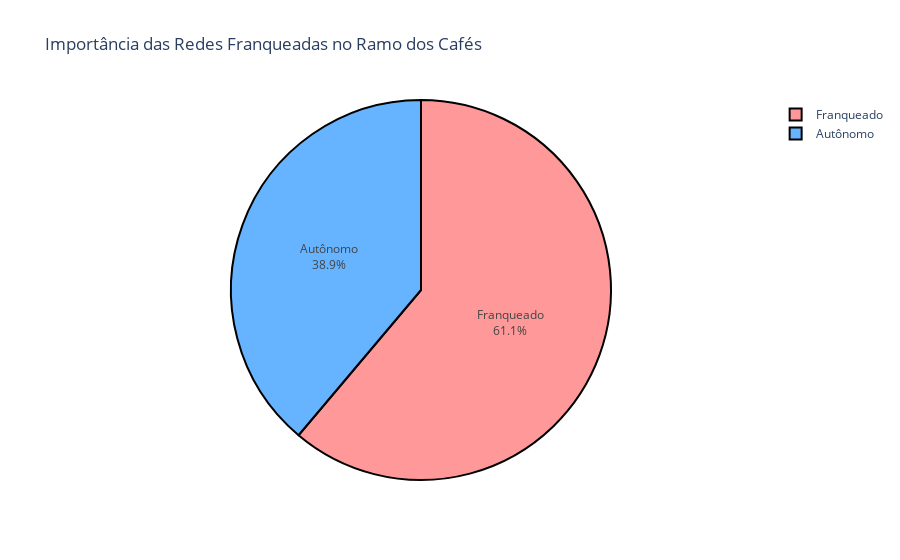

Notebook source saved alongside this figure:
### Code cell
from plotly import graph_objects as go

labels = ['Franqueado', 'Autônomo']
values = [cafe['chain'].sum(), cafe['chain'].count()-cafe['chain'].sum()]


fig = go.Figure(data=[go.Pie(
    labels=labels, 
    values=values, 
    textinfo='percent+label',
        marker=dict(
        colors=['#ff9999','#66b3ff'],  # Personalizando as cores
        line=dict(color='#000000', width=2)  # Adicionando uma borda preta
    )
    )])

fig.update_layout(
    title_text='Importância das Redes Franqueadas no Ramo dos Cafés',
    showlegend=True  # Exibindo a legenda
)
fig.show()

### Figure 1 — Plotly figure (JSON) as saved in the notebook; plotly's stock layout.template omitted (floating-point values rounded to 4 significant figures)
{"data": [{"labels": ["Franqueado", "Autônomo"], "marker": {"colors": ["#ff9999", "#66b3ff"], "line": {"color": "#000000", "width": 2}}, "textinfo": "percent+label", "type": "pie", "values": [266, 169]}], "layout": {"showlegend": true, "title": {"text": "Importância das Redes Franqueadas no Ramo dos Cafés"}}}
